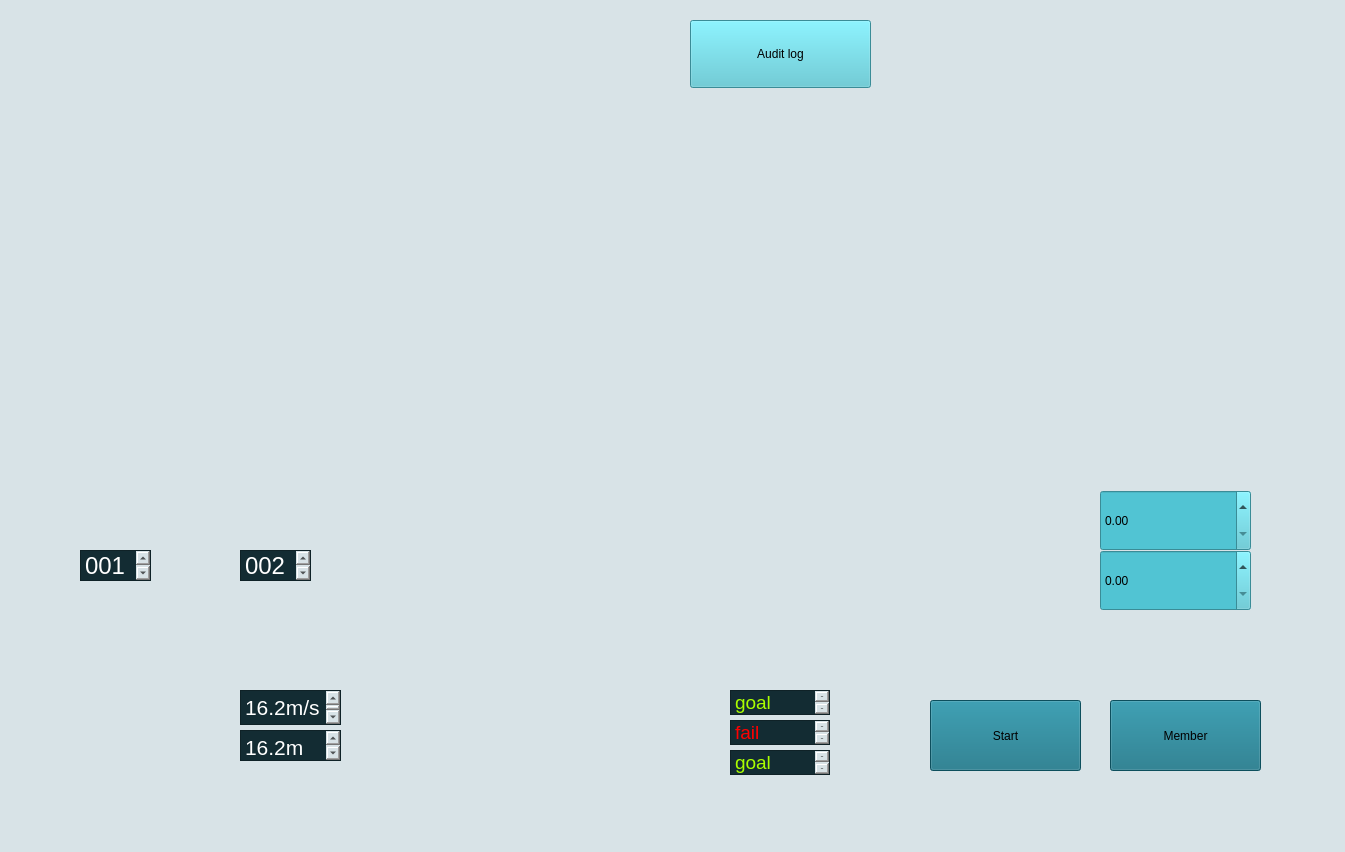
<?xml version="1.0" encoding="UTF-8"?>
<ui version="4.0">
 <class>MainWindow</class>
 <widget class="QMainWindow" name="MainWindow">
  <property name="geometry">
   <rect>
    <x>0</x>
    <y>0</y>
    <width>1345</width>
    <height>852</height>
   </rect>
  </property>
  <property name="windowTitle">
   <string>MainWindow</string>
  </property>
  <property name="styleSheet">
   <string notr="true">background-color: rgb(216, 227, 231);</string>
  </property>
  <widget class="QWidget" name="centralwidget">
   <widget class="QLabel" name="logo">
    <property name="geometry">
     <rect>
      <x>940</x>
      <y>30</y>
      <width>309</width>
      <height>99</height>
     </rect>
    </property>
    <property name="text">
     <string/>
    </property>
    <property name="pixmap">
     <pixmap>logo.png</pixmap>
    </property>
    <property name="scaledContents">
     <bool>true</bool>
    </property>
   </widget>
   <widget class="QLabel" name="constant">
    <property name="geometry">
     <rect>
      <x>930</x>
      <y>190</y>
      <width>331</width>
      <height>221</height>
     </rect>
    </property>
    <property name="text">
     <string/>
    </property>
    <property name="pixmap">
     <pixmap>constant.png</pixmap>
    </property>
    <property name="scaledContents">
     <bool>true</bool>
    </property>
   </widget>
   <widget class="QLabel" name="ballsetting">
    <property name="geometry">
     <rect>
      <x>930</x>
      <y>430</y>
      <width>331</width>
      <height>201</height>
     </rect>
    </property>
    <property name="text">
     <string/>
    </property>
    <property name="pixmap">
     <pixmap>ballset.png</pixmap>
    </property>
    <property name="scaledContents">
     <bool>true</bool>
    </property>
   </widget>
   <widget class="QPushButton" name="start">
    <property name="geometry">
     <rect>
      <x>930</x>
      <y>700</y>
      <width>151</width>
      <height>71</height>
     </rect>
    </property>
    <property name="whatsThis">
     <string>&lt;html&gt;&lt;head/&gt;&lt;body&gt;&lt;p&gt;&lt;span style=&quot; color:#ffffff;&quot;&gt;Start&lt;/span&gt;&lt;/p&gt;&lt;/body&gt;&lt;/html&gt;</string>
    </property>
    <property name="styleSheet">
     <string notr="true">background-color: rgb(18, 110, 130);
font: 57 28pt &quot;Mazzard Soft M Med&quot;;</string>
    </property>
    <property name="text">
     <string>Start</string>
    </property>
   </widget>
   <widget class="QPushButton" name="reset">
    <property name="geometry">
     <rect>
      <x>1110</x>
      <y>700</y>
      <width>151</width>
      <height>71</height>
     </rect>
    </property>
    <property name="whatsThis">
     <string>&lt;html&gt;&lt;head/&gt;&lt;body&gt;&lt;p&gt;&lt;span style=&quot; color:#ffffff;&quot;&gt;Reset&lt;/span&gt;&lt;/p&gt;&lt;/body&gt;&lt;/html&gt;</string>
    </property>
    <property name="styleSheet">
     <string notr="true">background-color: rgb(18, 110, 130);
font: 57 28pt &quot;Mazzard Soft M Med&quot;;</string>
    </property>
    <property name="text">
     <string>Member</string>
    </property>
   </widget>
   <widget class="QLabel" name="graphlogo">
    <property name="geometry">
     <rect>
      <x>20</x>
      <y>20</y>
      <width>671</width>
      <height>67</height>
     </rect>
    </property>
    <property name="text">
     <string/>
    </property>
    <property name="pixmap">
     <pixmap>Graphlogo.png</pixmap>
    </property>
    <property name="scaledContents">
     <bool>true</bool>
    </property>
   </widget>
   <widget class="QPushButton" name="Audit">
    <property name="geometry">
     <rect>
      <x>690</x>
      <y>20</y>
      <width>181</width>
      <height>68</height>
     </rect>
    </property>
    <property name="styleSheet">
     <string notr="true">background-color: rgb(81, 196, 211);
font: 57 28pt &quot;Mazzard Soft M SemBd&quot;;</string>
    </property>
    <property name="text">
     <string>Audit log</string>
    </property>
   </widget>
   <widget class="QLabel" name="Position">
    <property name="geometry">
     <rect>
      <x>20</x>
      <y>490</y>
      <width>331</width>
      <height>111</height>
     </rect>
    </property>
    <property name="text">
     <string/>
    </property>
    <property name="pixmap">
     <pixmap>Position.png</pixmap>
    </property>
    <property name="scaledContents">
     <bool>true</bool>
    </property>
   </widget>
   <widget class="QTextBrowser" name="posx">
    <property name="geometry">
     <rect>
      <x>80</x>
      <y>550</y>
      <width>71</width>
      <height>31</height>
     </rect>
    </property>
    <property name="whatsThis">
     <string>&lt;html&gt;&lt;head/&gt;&lt;body&gt;&lt;p&gt;001&lt;/p&gt;&lt;/body&gt;&lt;/html&gt;</string>
    </property>
    <property name="styleSheet">
     <string notr="true">font: 57 11pt &quot;Mazzard Soft M Med&quot;;
background-color: rgb(19, 44, 51);</string>
    </property>
    <property name="html">
     <string>&lt;!DOCTYPE HTML PUBLIC &quot;-//W3C//DTD HTML 4.0//EN&quot; &quot;http://www.w3.org/TR/REC-html40/strict.dtd&quot;&gt;
&lt;html&gt;&lt;head&gt;&lt;meta name=&quot;qrichtext&quot; content=&quot;1&quot; /&gt;&lt;style type=&quot;text/css&quot;&gt;
p, li { white-space: pre-wrap; }
&lt;/style&gt;&lt;/head&gt;&lt;body style=&quot; font-family:'Mazzard Soft M Med'; font-size:11pt; font-weight:56; font-style:normal;&quot;&gt;
&lt;p style=&quot; margin-top:0px; margin-bottom:0px; margin-left:0px; margin-right:0px; -qt-block-indent:0; text-indent:0px;&quot;&gt;&lt;span style=&quot; font-size:18pt; color:#ffffff;&quot;&gt;001&lt;/span&gt;&lt;/p&gt;
&lt;p style=&quot;-qt-paragraph-type:empty; margin-top:0px; margin-bottom:0px; margin-left:0px; margin-right:0px; -qt-block-indent:0; text-indent:0px; font-size:18pt; color:#ffffff;&quot;&gt;&lt;br /&gt;&lt;/p&gt;&lt;/body&gt;&lt;/html&gt;</string>
    </property>
   </widget>
   <widget class="QTextBrowser" name="posy">
    <property name="geometry">
     <rect>
      <x>240</x>
      <y>550</y>
      <width>71</width>
      <height>31</height>
     </rect>
    </property>
    <property name="whatsThis">
     <string>&lt;html&gt;&lt;head/&gt;&lt;body&gt;&lt;p&gt;002&lt;/p&gt;&lt;/body&gt;&lt;/html&gt;</string>
    </property>
    <property name="styleSheet">
     <string notr="true">font: 57 18pt &quot;Mazzard Soft M Med&quot;;
border-color: rgb(19, 44, 51);
background-color: rgb(19, 44, 51);</string>
    </property>
    <property name="html">
     <string>&lt;!DOCTYPE HTML PUBLIC &quot;-//W3C//DTD HTML 4.0//EN&quot; &quot;http://www.w3.org/TR/REC-html40/strict.dtd&quot;&gt;
&lt;html&gt;&lt;head&gt;&lt;meta name=&quot;qrichtext&quot; content=&quot;1&quot; /&gt;&lt;style type=&quot;text/css&quot;&gt;
p, li { white-space: pre-wrap; }
&lt;/style&gt;&lt;/head&gt;&lt;body style=&quot; font-family:'Mazzard Soft M Med'; font-size:18pt; font-weight:56; font-style:normal;&quot;&gt;
&lt;p style=&quot; margin-top:0px; margin-bottom:0px; margin-left:0px; margin-right:0px; -qt-block-indent:0; text-indent:0px;&quot;&gt;&lt;span style=&quot; color:#ffffff;&quot;&gt;002&lt;/span&gt;&lt;/p&gt;
&lt;p style=&quot;-qt-paragraph-type:empty; margin-top:0px; margin-bottom:0px; margin-left:0px; margin-right:0px; -qt-block-indent:0; text-indent:0px; color:#ffffff;&quot;&gt;&lt;br /&gt;&lt;/p&gt;&lt;/body&gt;&lt;/html&gt;</string>
    </property>
   </widget>
   <widget class="QLabel" name="Output">
    <property name="geometry">
     <rect>
      <x>20</x>
      <y>620</y>
      <width>331</width>
      <height>161</height>
     </rect>
    </property>
    <property name="text">
     <string/>
    </property>
    <property name="pixmap">
     <pixmap>Output.png</pixmap>
    </property>
    <property name="scaledContents">
     <bool>true</bool>
    </property>
   </widget>
   <widget class="QTextBrowser" name="velo">
    <property name="geometry">
     <rect>
      <x>240</x>
      <y>690</y>
      <width>101</width>
      <height>35</height>
     </rect>
    </property>
    <property name="whatsThis">
     <string>&lt;html&gt;&lt;head/&gt;&lt;body&gt;&lt;p&gt;&lt;span style=&quot; color:#ffffff;&quot;&gt;002&lt;/span&gt;&lt;/p&gt;&lt;/body&gt;&lt;/html&gt;</string>
    </property>
    <property name="styleSheet">
     <string notr="true">font: 57 18pt &quot;Mazzard Soft M Med&quot;;
border-color: rgb(19, 44, 51);
background-color: rgb(19, 44, 51);</string>
    </property>
    <property name="html">
     <string>&lt;!DOCTYPE HTML PUBLIC &quot;-//W3C//DTD HTML 4.0//EN&quot; &quot;http://www.w3.org/TR/REC-html40/strict.dtd&quot;&gt;
&lt;html&gt;&lt;head&gt;&lt;meta name=&quot;qrichtext&quot; content=&quot;1&quot; /&gt;&lt;style type=&quot;text/css&quot;&gt;
p, li { white-space: pre-wrap; }
&lt;/style&gt;&lt;/head&gt;&lt;body style=&quot; font-family:'Mazzard Soft M Med'; font-size:18pt; font-weight:56; font-style:normal;&quot;&gt;
&lt;p style=&quot; margin-top:0px; margin-bottom:0px; margin-left:0px; margin-right:0px; -qt-block-indent:0; text-indent:0px;&quot;&gt;&lt;span style=&quot; font-size:16pt; color:#ffffff;&quot;&gt;16.2m/s&lt;/span&gt;&lt;/p&gt;
&lt;p style=&quot;-qt-paragraph-type:empty; margin-top:0px; margin-bottom:0px; margin-left:0px; margin-right:0px; -qt-block-indent:0; text-indent:0px; font-size:16pt; color:#ffffff;&quot;&gt;&lt;br /&gt;&lt;/p&gt;&lt;/body&gt;&lt;/html&gt;</string>
    </property>
   </widget>
   <widget class="QTextBrowser" name="findis">
    <property name="geometry">
     <rect>
      <x>240</x>
      <y>730</y>
      <width>101</width>
      <height>31</height>
     </rect>
    </property>
    <property name="whatsThis">
     <string>&lt;html&gt;&lt;head/&gt;&lt;body&gt;&lt;p&gt;&lt;span style=&quot; color:#ffffff;&quot;&gt;002&lt;/span&gt;&lt;/p&gt;&lt;/body&gt;&lt;/html&gt;</string>
    </property>
    <property name="styleSheet">
     <string notr="true">font: 57 18pt &quot;Mazzard Soft M Med&quot;;
border-color: rgb(19, 44, 51);
background-color: rgb(19, 44, 51);</string>
    </property>
    <property name="html">
     <string>&lt;!DOCTYPE HTML PUBLIC &quot;-//W3C//DTD HTML 4.0//EN&quot; &quot;http://www.w3.org/TR/REC-html40/strict.dtd&quot;&gt;
&lt;html&gt;&lt;head&gt;&lt;meta name=&quot;qrichtext&quot; content=&quot;1&quot; /&gt;&lt;style type=&quot;text/css&quot;&gt;
p, li { white-space: pre-wrap; }
&lt;/style&gt;&lt;/head&gt;&lt;body style=&quot; font-family:'Mazzard Soft M Med'; font-size:18pt; font-weight:56; font-style:normal;&quot;&gt;
&lt;p style=&quot; margin-top:0px; margin-bottom:0px; margin-left:0px; margin-right:0px; -qt-block-indent:0; text-indent:0px;&quot;&gt;&lt;span style=&quot; font-size:16pt; color:#ffffff;&quot;&gt;16.2m&lt;/span&gt;&lt;/p&gt;
&lt;p style=&quot;-qt-paragraph-type:empty; margin-top:0px; margin-bottom:0px; margin-left:0px; margin-right:0px; -qt-block-indent:0; text-indent:0px; font-size:16pt; color:#ffffff;&quot;&gt;&lt;br /&gt;&lt;/p&gt;&lt;/body&gt;&lt;/html&gt;</string>
    </property>
   </widget>
   <widget class="QDoubleSpinBox" name="recoil">
    <property name="geometry">
     <rect>
      <x>1100</x>
      <y>490</y>
      <width>151</width>
      <height>61</height>
     </rect>
    </property>
    <property name="toolTip">
     <string>&lt;html&gt;&lt;head/&gt;&lt;body&gt;&lt;p&gt;&lt;span style=&quot; color:#ffffff;&quot;&gt;0.01&lt;/span&gt;&lt;/p&gt;&lt;/body&gt;&lt;/html&gt;</string>
    </property>
    <property name="whatsThis">
     <string>&lt;html&gt;&lt;head/&gt;&lt;body&gt;&lt;p&gt;&lt;span style=&quot; color:#ffffff;&quot;&gt;005&lt;/span&gt;&lt;/p&gt;&lt;/body&gt;&lt;/html&gt;</string>
    </property>
    <property name="styleSheet">
     <string notr="true">background-color: rgb(81, 196, 211);
font: 57 14pt &quot;Mazzard Soft M Med&quot;;</string>
    </property>
   </widget>
   <widget class="QDoubleSpinBox" name="recoil_2">
    <property name="geometry">
     <rect>
      <x>1100</x>
      <y>550</y>
      <width>151</width>
      <height>61</height>
     </rect>
    </property>
    <property name="toolTip">
     <string>&lt;html&gt;&lt;head/&gt;&lt;body&gt;&lt;p&gt;&lt;span style=&quot; color:#ffffff;&quot;&gt;0.01&lt;/span&gt;&lt;/p&gt;&lt;/body&gt;&lt;/html&gt;</string>
    </property>
    <property name="styleSheet">
     <string notr="true">background-color: rgb(81, 196, 211);
font: 57 14pt &quot;Mazzard Soft M Med&quot;;</string>
    </property>
   </widget>
   <widget class="QLabel" name="patseq">
    <property name="geometry">
     <rect>
      <x>430</x>
      <y>490</y>
      <width>400</width>
      <height>138</height>
     </rect>
    </property>
    <property name="text">
     <string/>
    </property>
    <property name="pixmap">
     <pixmap>patseq.png</pixmap>
    </property>
    <property name="scaledContents">
     <bool>true</bool>
    </property>
   </widget>
   <widget class="QLabel" name="result">
    <property name="geometry">
     <rect>
      <x>430</x>
      <y>640</y>
      <width>401</width>
      <height>141</height>
     </rect>
    </property>
    <property name="text">
     <string/>
    </property>
    <property name="pixmap">
     <pixmap>Result.png</pixmap>
    </property>
    <property name="scaledContents">
     <bool>true</bool>
    </property>
   </widget>
   <widget class="QTextBrowser" name="pathres1">
    <property name="geometry">
     <rect>
      <x>730</x>
      <y>690</y>
      <width>100</width>
      <height>25</height>
     </rect>
    </property>
    <property name="styleSheet">
     <string notr="true">background-color: rgb(19, 44, 51);
font: 57 14pt &quot;Mazzard Soft M Med&quot;;</string>
    </property>
    <property name="html">
     <string>&lt;!DOCTYPE HTML PUBLIC &quot;-//W3C//DTD HTML 4.0//EN&quot; &quot;http://www.w3.org/TR/REC-html40/strict.dtd&quot;&gt;
&lt;html&gt;&lt;head&gt;&lt;meta name=&quot;qrichtext&quot; content=&quot;1&quot; /&gt;&lt;style type=&quot;text/css&quot;&gt;
p, li { white-space: pre-wrap; }
&lt;/style&gt;&lt;/head&gt;&lt;body style=&quot; font-family:'Mazzard Soft M Med'; font-size:14pt; font-weight:56; font-style:normal;&quot;&gt;
&lt;p style=&quot; margin-top:0px; margin-bottom:0px; margin-left:0px; margin-right:0px; -qt-block-indent:0; text-indent:0px;&quot;&gt;&lt;span style=&quot; color:#aaff00;&quot;&gt;goal&lt;/span&gt;&lt;/p&gt;
&lt;p style=&quot;-qt-paragraph-type:empty; margin-top:0px; margin-bottom:0px; margin-left:0px; margin-right:0px; -qt-block-indent:0; text-indent:0px; color:#aaff00;&quot;&gt;&lt;br /&gt;&lt;/p&gt;&lt;/body&gt;&lt;/html&gt;</string>
    </property>
   </widget>
   <widget class="QTextBrowser" name="pathres2">
    <property name="geometry">
     <rect>
      <x>730</x>
      <y>720</y>
      <width>100</width>
      <height>25</height>
     </rect>
    </property>
    <property name="styleSheet">
     <string notr="true">background-color: rgb(19, 44, 51);
font: 57 14pt &quot;Mazzard Soft M Med&quot;;</string>
    </property>
    <property name="html">
     <string>&lt;!DOCTYPE HTML PUBLIC &quot;-//W3C//DTD HTML 4.0//EN&quot; &quot;http://www.w3.org/TR/REC-html40/strict.dtd&quot;&gt;
&lt;html&gt;&lt;head&gt;&lt;meta name=&quot;qrichtext&quot; content=&quot;1&quot; /&gt;&lt;style type=&quot;text/css&quot;&gt;
p, li { white-space: pre-wrap; }
&lt;/style&gt;&lt;/head&gt;&lt;body style=&quot; font-family:'Mazzard Soft M Med'; font-size:14pt; font-weight:56; font-style:normal;&quot;&gt;
&lt;p style=&quot; margin-top:0px; margin-bottom:0px; margin-left:0px; margin-right:0px; -qt-block-indent:0; text-indent:0px;&quot;&gt;&lt;span style=&quot; color:#ff0000;&quot;&gt;fail&lt;/span&gt;&lt;/p&gt;&lt;/body&gt;&lt;/html&gt;</string>
    </property>
   </widget>
   <widget class="QTextBrowser" name="pathres3">
    <property name="geometry">
     <rect>
      <x>730</x>
      <y>750</y>
      <width>100</width>
      <height>25</height>
     </rect>
    </property>
    <property name="styleSheet">
     <string notr="true">background-color: rgb(19, 44, 51);
font: 57 14pt &quot;Mazzard Soft M Med&quot;;</string>
    </property>
    <property name="html">
     <string>&lt;!DOCTYPE HTML PUBLIC &quot;-//W3C//DTD HTML 4.0//EN&quot; &quot;http://www.w3.org/TR/REC-html40/strict.dtd&quot;&gt;
&lt;html&gt;&lt;head&gt;&lt;meta name=&quot;qrichtext&quot; content=&quot;1&quot; /&gt;&lt;style type=&quot;text/css&quot;&gt;
p, li { white-space: pre-wrap; }
&lt;/style&gt;&lt;/head&gt;&lt;body style=&quot; font-family:'Mazzard Soft M Med'; font-size:14pt; font-weight:56; font-style:normal;&quot;&gt;
&lt;p style=&quot; margin-top:0px; margin-bottom:0px; margin-left:0px; margin-right:0px; -qt-block-indent:0; text-indent:0px;&quot;&gt;&lt;span style=&quot; color:#aaff00;&quot;&gt;goal&lt;/span&gt;&lt;/p&gt;&lt;/body&gt;&lt;/html&gt;</string>
    </property>
   </widget>
  </widget>
  <widget class="QMenuBar" name="menubar">
   <property name="geometry">
    <rect>
     <x>0</x>
     <y>0</y>
     <width>1345</width>
     <height>21</height>
    </rect>
   </property>
  </widget>
  <widget class="QStatusBar" name="statusbar"/>
 </widget>
 <resources/>
 <connections/>
</ui>
